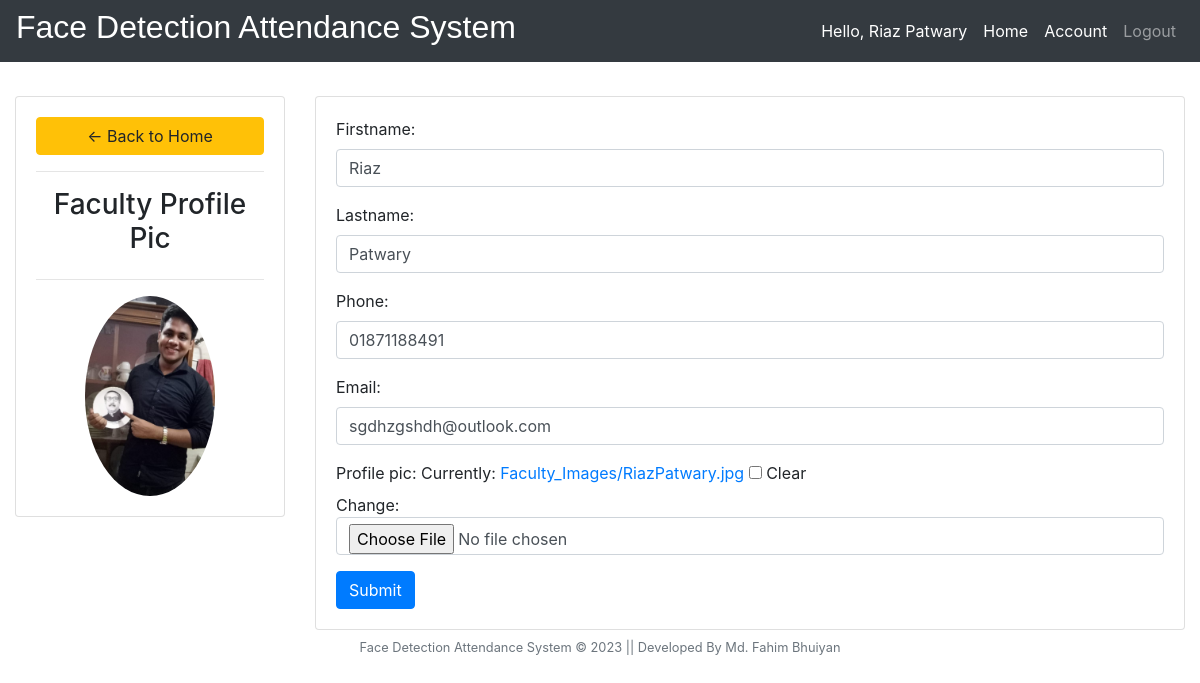
/account/ (signed in), run on the app's committed database.
### attendence_sys/models.py (models this page shows)
class Faculty(models.Model):
    user = models.OneToOneField(User, null = True, blank = True, on_delete= models.CASCADE)
    firstname = models.CharField(max_length=200, null=True, blank=True)
    lastname = models.CharField(max_length=200, null=True, blank=True)
    phone = models.CharField(max_length=200, null=True)
    email = models.CharField(max_length=200, null=True)
    profile_pic = models.ImageField(upload_to=user_directory_path ,null=True, blank=True)
    def __str__(self):
        return str(self.firstname + " " + self.lastname)

### attendence_sys/views.py (the view)
# urls.py: path('account/', views.facultyProfile, name='account'),
def facultyProfile(request):
    faculty = request.user.faculty
    form = FacultyForm(instance = faculty)
    context = {'form':form}
    return render(request, 'attendence_sys/facultyForm.html', context)

### attendence_sys/forms.py
class FacultyForm(ModelForm):
    class Meta:
        model = Faculty
        fields = '__all__'
        exclude = ['user']
    def __init__(self, *args, **kwargs):
        super(FacultyForm, self).__init__(*args, **kwargs)
        for visible in self.visible_fields():
            visible.field.widget.attrs['class'] = 'form-control'

### attendence_sys/templates/attendence_sys/facultyForm.html (shortened to what this page needs)
{% extends 'attendence_sys/main.html' %}
{% block content %}
<br>
<div class="row">
	<div class="col-md-3">
		<div class="card card-body">
			<a class="btn btn-warning" href="{% url 'home' %}"> &#8592; Back to Home</a>
			<hr>
			<h3 style="text-align: center">Faculty Profile Pic</h3>
			<hr>
			<img class="img-responsive profile-pic" src="{{request.user.faculty.profile_pic.url}}">
		</div>
	</div>
	<div class="col-md-9">
		<div class="card card-body">
			<form method="POST" action="" enctype="multipart/form-data">
				{{form.as_p}}
				<input class="btn btn-primary" type="submit" name="Update Information">
			</form>
		</div>
	</div>
</div>
{% include 'attendence_sys/footer.html' %}
{% endblock %}

### attendence_sys/templates/attendence_sys/navbar.html (shortened to what this page needs)
{% load static %}
<nav class="navbar navbar-expand-lg navbar-dark fixed-top bg-dark">
  <h2 style="color: white; font-family: 'Gill Sans', 'Gill Sans MT', Calibri, 'Trebuchet MS', sans-serif;"> Face
    Detection Attendance System </h2>
  <div class="collapse navbar-collapse" id="navbarNav">
    <ul class="navbar-nav ml-auto">
      <li class="nav-item active">
        <span class="nav-link">Hello, {{ request.user.faculty }}</span>
      </li>
      <li class="nav-item active">
        <a href="{% url 'home' %}" class="nav-link">Home</a>
      </li>
      <li class="nav-item active">
        <a class="nav-link" href="{% url 'account' %}">Account</a>
      </li>
      <li class="nav-item">
        <a class="nav-link" href="{% url 'logout' %}">Logout</a>
      </li>
    </ul>
  </div>
</nav>

### attendence_sys/templates/attendence_sys/facultyForm.html (style rules this page uses)
.profile-pic { max-width: 200px; max-height: 200px; margin: 0 auto; border-radius: 50%; }

### data on the page
Faculty: firstname "Riaz", lastname "Patwary", phone "01871188491", email "sgdhzgshdh@outlook.com"

### other printed values
{{ request.user.faculty }} "Riaz Patwary"
